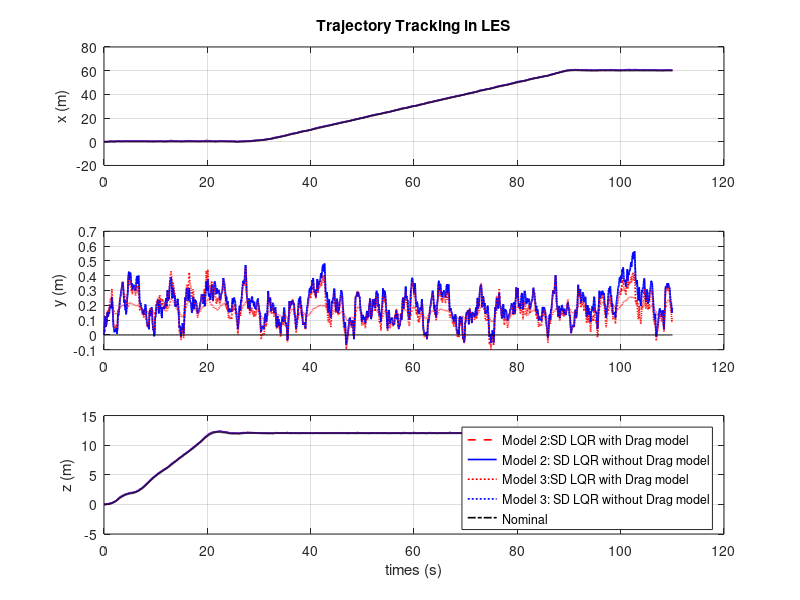
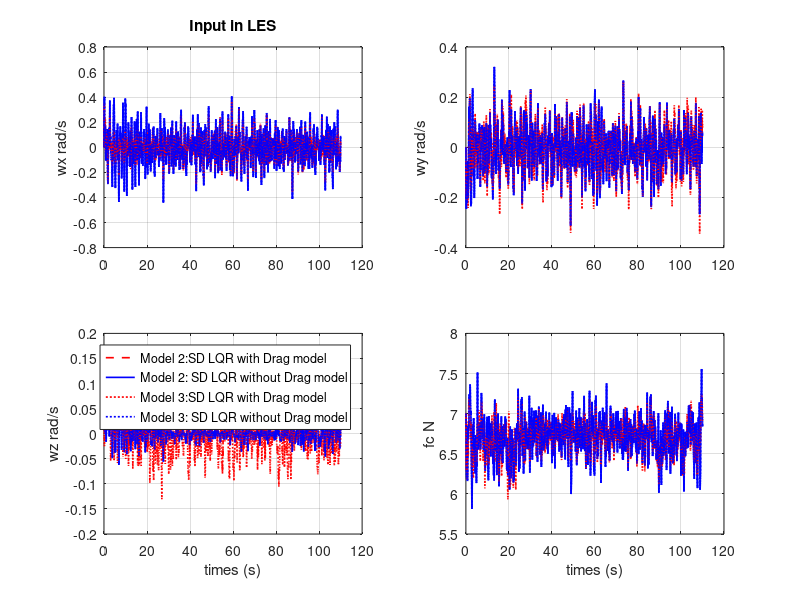

Write MATLAB code to recreate these figures, in order.
clc; close all ; clear all;
%compare tracking and input for state dependent LQR 

load("les_lqrwind_1")
load("les_lqrwind_2")
load("les_lqrwind_3")
load("les_lqrwowind_1")
load("les_lqrwowind_2")
load("les_lqrwowind_3")
load("straight_line1.mat")
%%
t=traj_nom(1:11001,1);
traj_nom=traj_nom(1:11001,2:11);

drag=les_lqrwind_1;
no_drag=les_lqrwowind_1;
drag2=les_lqrwind_2;
no_drag2=les_lqrwowind_3;
drag3=les_lqrwind_3;
no_drag3=les_lqrwowind_3;

%%
id=11001;
figure()

subplot(3,1,1)
% 
% plot(t,drag(:,2),'r','LineWidth',1.2)
% hold on
% plot(t,no_drag(:,2),'--b','LineWidth',1.2)
plot(t,drag2(:,2),'--r','LineWidth',1.2)
hold on
plot(t,no_drag2(:,2),'b','LineWidth',1.2)
plot(t,drag3(:,2),'r:','LineWidth',1.2)
plot(t,no_drag3(:,2),'b:','LineWidth',1.2)
plot(t,traj_nom(:,1),'-.k','LineWidth',1.2)
ylabel('x (m)')
grid on
% title('Trajectory Tracking in constant wind [5,4,1]m')
% xlim([0,1400])
title('Trajectory Tracking in LES')


subplot(3,1,2)
% plot(t,drag(:,3),'r','LineWidth',1.2)
% hold on
% plot(t,no_drag(:,3),'--b','LineWidth',1.2)

plot(t,drag2(:,3),'--r','LineWidth',1.2)
hold on
plot(t,no_drag2(:,3),'b','LineWidth',1.2)
plot(t,drag3(:,3),'r:','LineWidth',1.2)
plot(t,no_drag3(:,3),'b:','LineWidth',1.2)
plot(t,traj_nom(:,2),'-.k','LineWidth',1.2)
% xlabel('time [s]')
ylabel('y (m)')
grid on
% title('trajectory in y direction')
% legend(" SD LQR with Drag model","SD LQR without Drag model","Nominal snap")
% xlim([0,1400])
% title('Trajectory Tracking in constant wind [5,4,1]m')


subplot(3,1,3)
% plot(t,drag(:,4),'r','LineWidth',1.2)
% hold on
%  grid on
% plot(t,no_drag(:,4),'--b','LineWidth',1.2)
plot(t,drag2(:,4),'--r','LineWidth',1.2)
hold on
plot(t,no_drag2(:,4),'b','LineWidth',1.2)
plot(t,drag3(:,4),'r:','LineWidth',1.2)
plot(t,no_drag3(:,4),'b:','LineWidth',1.2)
plot(t,traj_nom(:,3),'-.k','LineWidth',1.2)
% legend(" SD LQR with Drag model","SD LQR without Drag model","Nominal snap")
xlabel('times (s)')
grid on
ylabel('z (m)')
% legend("Model 1:SD LQR with Drag model","Model 1: SD LQR without Drag model","Model 2:SD LQR with Drag model","Model 2: SD LQR without Drag model","Model 3:SD LQR with Drag model","Model 3: SD LQR without Drag model","Nominal")
% legend("Model 1:SD LQR with Drag model","Model 1: SD LQR without Drag model","Model 2:SD LQR with Drag model","Model 2: SD LQR without Drag model","Nominal")
legend("Model 2:SD LQR with Drag model","Model 2: SD LQR without Drag model","Model 3:SD LQR with Drag model","Model 3: SD LQR without Drag model","Nominal")

% title('Trajectory Tracking in constant wind [5,4,1]m')

%% Input

figure()
subplot(2,2,1)


% plot(t,drag(:,12),'r','LineWidth',1.2)
% hold on
% grid on
% plot(t,no_drag(:,12),'--b','LineWidth',1.2)
plot(t,drag2(:,12),'--r','LineWidth',1.2)
hold on
plot(t,no_drag2(:,12),'b','LineWidth',1.2)

plot(t,drag3(:,12),'r:','LineWidth',1.2)
plot(t,no_drag3(:,12),'b:','LineWidth',1.2)
ylabel('wx rad/s')
% legend(" SD LQR with Drag model","SD LQR without Drag model")%,"Nominal snap")
% xlim([0,1400])
grid on
title('Input in LES')

subplot(2,2,2)
% plot(t,drag(:,13),'r','LineWidth',1.2)
% hold on
% grid on
% plot(t,no_drag(:,13),'--b','LineWidth',1.2)
plot(t,drag2(:,13),'--r','LineWidth',1.2)
hold on
plot(t,no_drag2(:,13),'b','LineWidth',1.2)
plot(t,drag3(:,13),'r:','LineWidth',1.2)
plot(t,no_drag3(:,13),'b:','LineWidth',1.2)
% xlabel('time [s]')
ylabel('wy rad/s')
grid on
% title('trajectory in y direction')
% legend(" SD LQR with Drag model","SD LQR without Drag model")%,"Nominal snap")
% % xlim([0,1400])
% title('Input in constant wind [5,4,1]m')


subplot(2,2,3)
% plot(t,drag(:,14),'r','LineWidth',1.2)
% hold on
% grid on
% plot(t,no_drag(:,14),'--b','LineWidth',1.2)
plot(t,drag2(:,14),'--r','LineWidth',1.2)
hold on
plot(t,no_drag2(:,14),'b','LineWidth',1.2)
plot(t,drag3(:,14),'r:','LineWidth',1.2)
plot(t,no_drag3(:,14),'b:','LineWidth',1.2)
grid on
% legend(" SD LQR with Drag model","SD LQR without Drag model")%,"Nominal snap")
xlabel('times (s)')
ylabel('wz rad/s')
% legend("Model 1:SD LQR with Drag model","Model 1: SD LQR without Drag model","Model 2:SD LQR with Drag model","Model 2: SD LQR without Drag model","Model 3:SD LQR with Drag model","Model 3: SD LQR without Drag model")
% legend("Model 1:SD LQR with Drag model","Model 1: SD LQR without Drag model","Model 2:SD LQR with Drag model","Model 2: SD LQR without Drag model","Nominal")
legend("Model 2:SD LQR with Drag model","Model 2: SD LQR without Drag model","Model 3:SD LQR with Drag model","Model 3: SD LQR without Drag model","Nominal")


% title('Input in constant wind [5,4,1]m')


subplot(2,2,4)
% plot(t,drag(:,15),'r','LineWidth',1.2)
% hold on
%  grid on
% plot(t,no_drag(:,15),'--b','LineWidth',1.2)
plot(t,drag2(:,15),'--r','LineWidth',1.2)
hold on
plot(t,no_drag2(:,15),'b','LineWidth',1.2)
plot(t,drag3(:,15),'r:','LineWidth',1.2)
plot(t,no_drag3(:,15),'b:','LineWidth',1.2)
grid on
% legend(" SD LQR with Drag model","SD LQR without Drag model")%,"Nominal snap")
xlabel('times (s)')
ylabel('fc N')

% title('Input in constant wind [5,4,1]m')